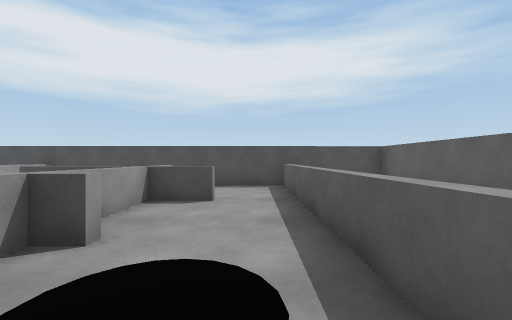
view 1 (above)

17 first-person views from a walk through a scene from a Unity 3-D project. The camera is 0.48 m above the floor, looks level and sees 90° across. The floor is counted in squares, 0.5 m on a side. Each view is taken from the middle of a square. On the plan, view 1 faces up. The plan holds only what a view shows up to about 11 squares ahead; the rest is blank.

view 2
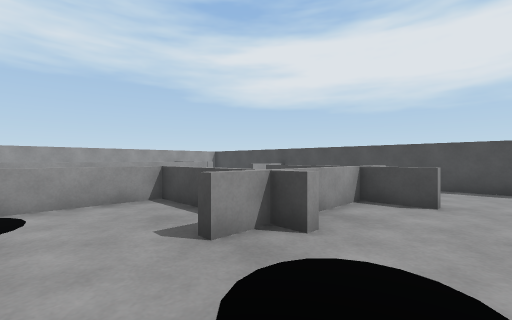

view 3
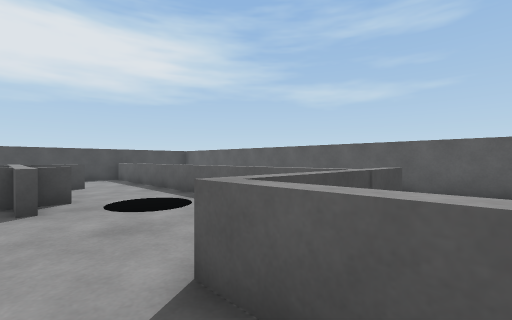

view 4
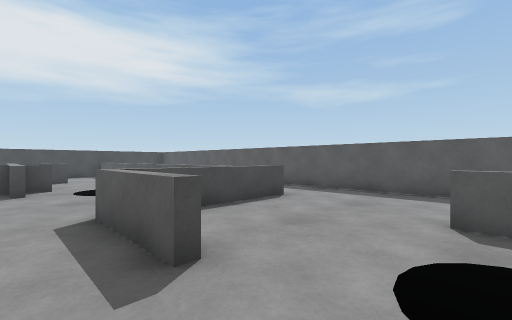

view 5
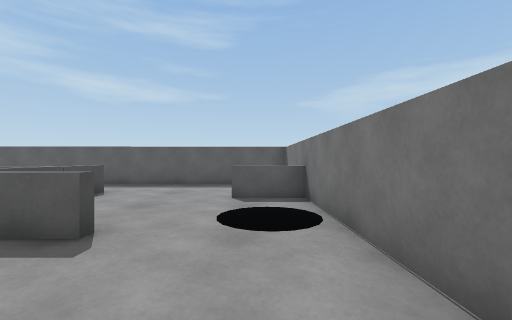

view 6
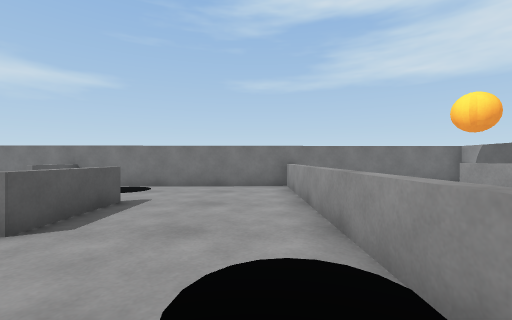

view 7
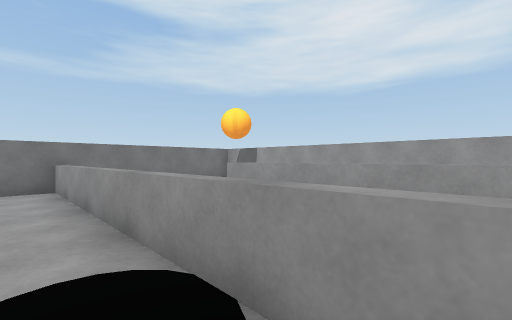

view 8
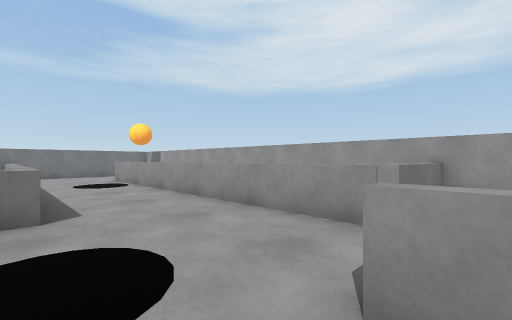

view 9
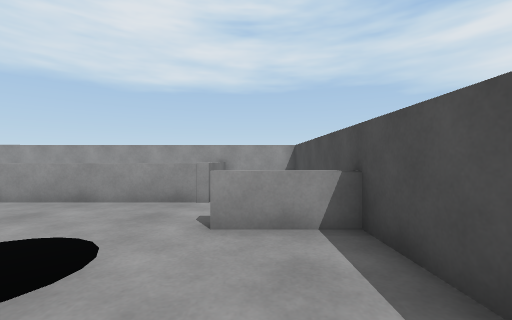

view 10
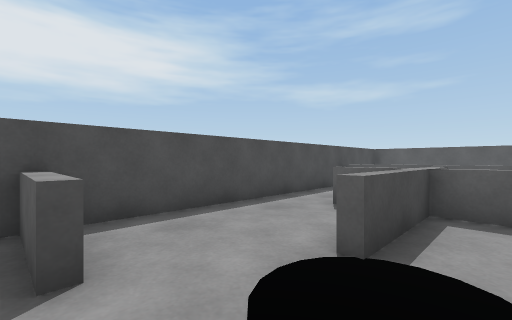

view 11
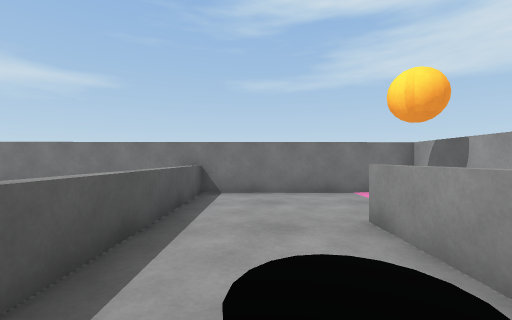

view 12
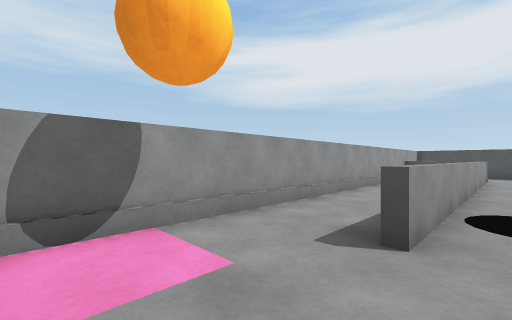

view 13
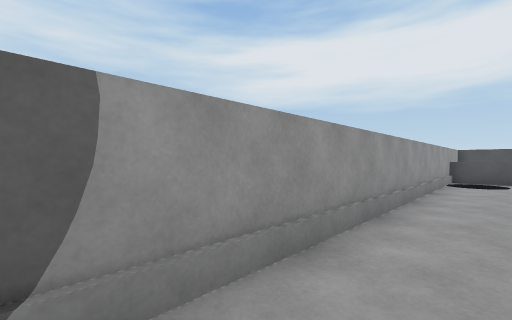

view 14
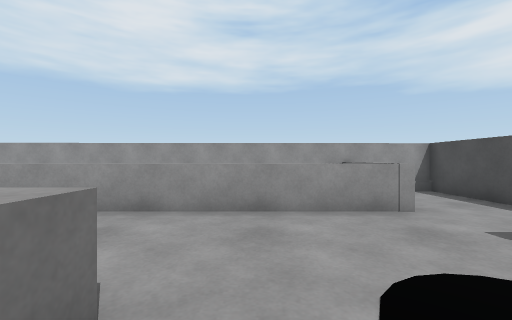

view 15
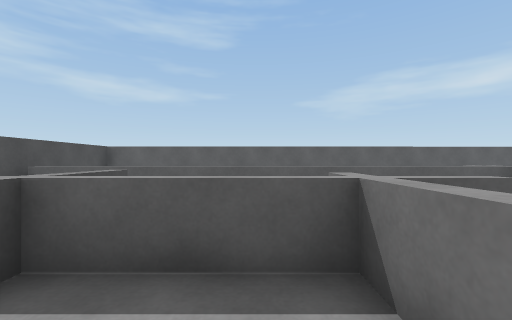

view 16
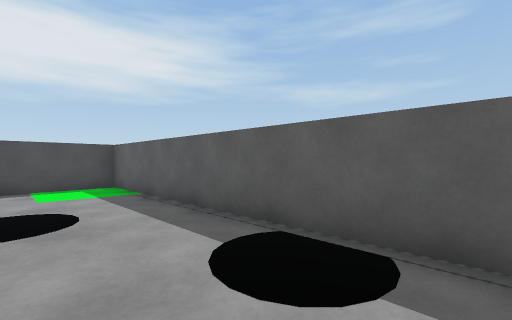

view 17
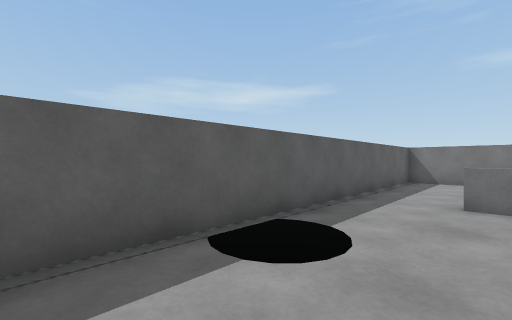

### Floor plan
Points are (right, up) in squares from view 1. A wall is a line through its corners. A room is listed if a view was taken in it or the views show most of it. See-through windows are left out.
Room 1 (views 1, 2, 3, 4, 5, 6, 7, 16, 17)
walls: (-1.9, -4.9) (-1.9, -2.1); (-6.1, 2.8) (-6.1, -8.4); (-5.9, -8.4) (5.1, -8.2) (4.8, 9.7) (1.1, 9.6)
low walls: (1, -2.1) (1, 6.4); (2, -2.2) (2.8, -2.2); (-2.8, 1.8) (-2.8, 2.8) (-6.1, 2.8); (-1.9, 2.8) (-2.5, 2.8) (-2.5, 1.8); (2.8, -2.5) (-1.6, -2.5); (-1.5, -4.9) (-1.9, -4.9); (-1, 6) (-2.5, 6) (-2.5, 3.1); (1.5, -8.2) (1.5, -6.4)
ways out: opening at (-0.5, 7) to room 2
objects: other object (-5, -1); black disc (-1, -7); black disc (-1, 1); black disc (2, 5); other object (4, 1)
Room 2 (views 8, 9, 10, 11, 12, 13, 14, 15)
walls: (-6.5, 3.1) (-5.9, 3.1); (-9.6, 6.7) (-12.9, 6.7); (-9.8, 6.9) (-9.8, -5); (-12.9, 6.9) (-12.6, -8.5) (-5.9, -8.4); (1.1, 9.6) (-7.9, 9.5)
low walls: (-4.1, 3.1) (-2.8, 3.1) (-2.8, 6) (-5.6, 6); (-2.8, 6.4) (-2.8, 7.9); (-7.5, 9.5) (-7.5, 7.2); (-6.4, -8.5) (-6.4, -2.5); (1, 6.4) (1, 9.4)
ways out: opening at (-0.5, 7) to room 1; opening at (-9, 8) to room 3
objects: black disc (-12, 5); black disc (-9, -3); other object (-7, 5)
Room 3 (no view inside)
walls: (-7.9, 9.5) (-12.9, 9.4) (-12.9, 6.9) (-9.8, 6.9)
low walls: (-7.8, 7.4) (-7.8, 9.4)
ways out: opening at (-9, 8) to room 2

Where each view was taken, in squares from view 1:
view 1: 0 up, 0 right, facing up
view 2: 0 up, 0 right, facing up-left
view 3: 4 down, 3 left, facing up-right
view 4: 7 down, 3 left, facing up-right
view 5: 7 down, 5 left, facing right
view 6: 1 up, 5 left, facing down
view 7: 1 up, 5 left, facing down-left
view 8: 8 up, 6 left, facing down-left
view 9: 8 up, 4 left, facing left
view 10: 5 up, 8 left, facing up-right
view 11: 1 down, 8 left, facing down
view 12: 8 down, 9 left, facing up-left
view 13: 7 down, 11 left, facing up-left
view 14: 4 up, 5 left, facing left
view 15: 4 up, 5 left, facing right
view 16: 0 up, 2 right, facing up-right
view 17: 4 up, 2 right, facing down-right
